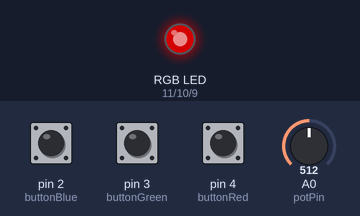
Bench run of a sketch on a simulated Arduino Uno, built with avr-gcc and run on an emulated ATmega328P. Parts: an RGB LED mixed from three pins (HIGH = lit). The test bench sets the inputs (shaded band); at power-on: A0 (potPin) = 512, pin 3 (buttonGreen) LOW, pin 2 (buttonBlue) LOW, pin 4 (buttonRed) LOW. Dim RGB values are drawn brighter than linear; what the sketch prints to the serial monitor is not drawn.

Above: at 1.2 s.
1.3 s: A0 (potPin) set to 716
At 2.2 s:
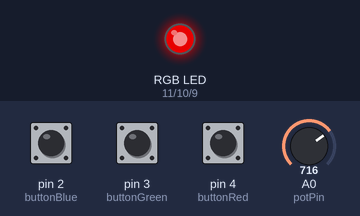
2.8 s: pin 3 (buttonGreen) pulled HIGH for 0.15 s
At 3.3 s:
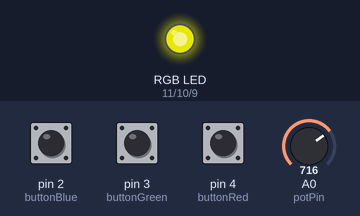
4.4 s: pin 2 (buttonBlue) pulled HIGH for 0.15 s
At 5.6 s:
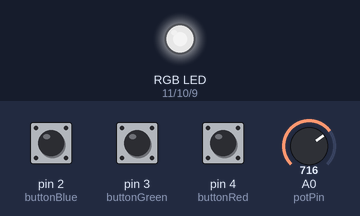
6.0 s: A0 (potPin) set to 900
At 7.0 s:
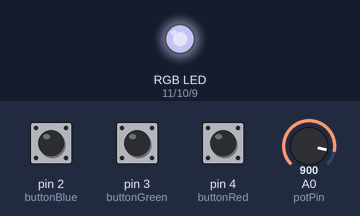
7.5 s: pin 4 (buttonRed) pulled HIGH for 0.15 s
At 8.2 s:
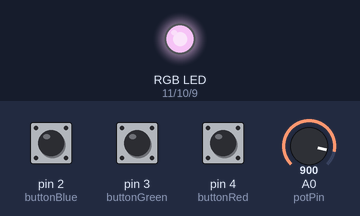
9.1 s: pin 3 (buttonGreen) pulled HIGH for 1 s
At 9.4 s:
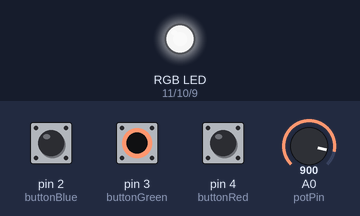
Timing chart, 0 to 12.1 s (numbered marks = the images above; inputs shaded):
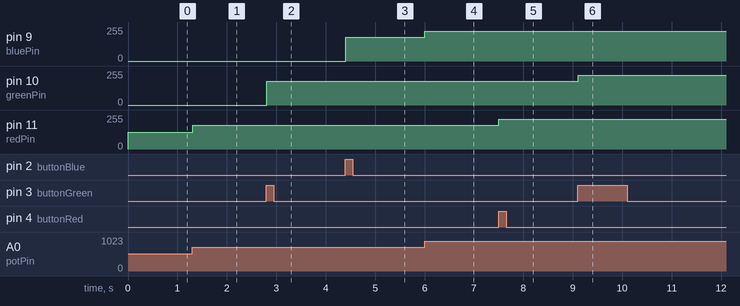

The sketch:

1-19_PWM.ino
```cpp
int redPin = 11;
int greenPin = 10;
int bluePin = 9;
int potPin = A0;

int buttonRed = 4;
int buttonGreen = 3;
int buttonBlue = 2;

int colorSelect = 11;

void setup() {
  Serial.begin(9600);
  pinMode(redPin, OUTPUT);
  pinMode(greenPin, OUTPUT);
  pinMode(bluePin, OUTPUT);
  pinMode(potPin, INPUT);

  pinMode(buttonRed, INPUT);
  pinMode(buttonGreen, INPUT);
  pinMode(buttonBlue, INPUT);
}

void loop() {
  int potReading = analogRead(potPin);
  //Serial.println(potReading);

  int potScaled = map(potReading, 0, 1023, 0, 255);
  //Serial.println(potScaled);

  int buttonRedReading = digitalRead(buttonRed);
  int buttonGreenReading = digitalRead(buttonGreen);
  int buttonBlueReading = digitalRead(buttonBlue);

  if (buttonRedReading == HIGH) {
    colorSelect = redPin;

  }
  if (buttonGreenReading == HIGH) {
    colorSelect = greenPin;

  }
  if (buttonBlueReading == HIGH) {
    colorSelect = bluePin;

  }
  Serial.println(buttonGreenReading);

  analogWrite(colorSelect, potScaled);

}
```

Measured:
- after the input at 1.3 s, pin 11 (redPin): 127/255 → 178/255 at once
- after the input at 2.8 s, pin 10 (greenPin): 0/255 → 178/255 at once
- after the input at 4.4 s, pin 9 (bluePin): 0/255 → 178/255 at once
- after the input at 6.0 s, pin 9 (bluePin): 178/255 → 224/255 at once
- after the input at 7.5 s, pin 11 (redPin): 178/255 → 224/255 at once
- after the input at 9.1 s, pin 10 (greenPin): 178/255 → 224/255 at once
